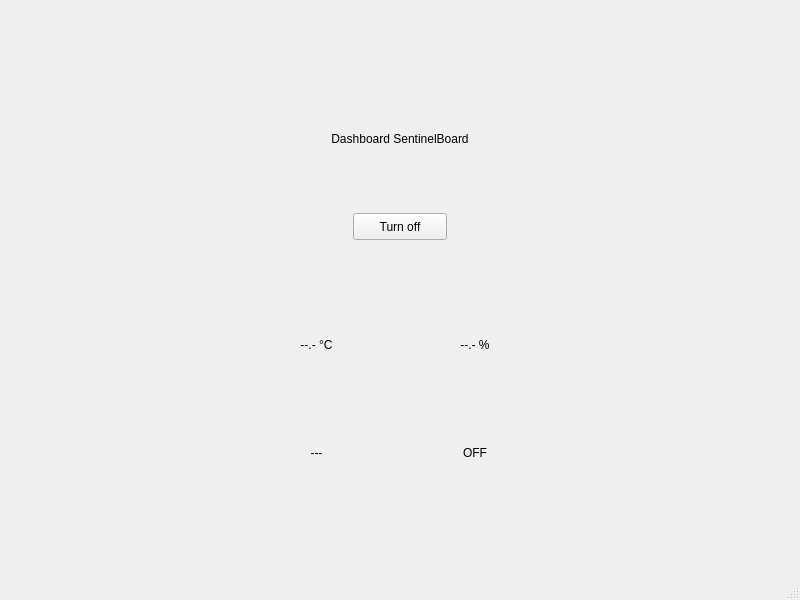
<?xml version="1.0" encoding="UTF-8"?>
<ui version="4.0">
 <class>MainWindow</class>
 <widget class="QMainWindow" name="MainWindow">
  <property name="geometry">
   <rect>
    <x>0</x>
    <y>0</y>
    <width>800</width>
    <height>600</height>
   </rect>
  </property>
  <property name="windowTitle">
   <string>MainWindow</string>
  </property>
  <widget class="QWidget" name="centralwidget">
   <widget class="QStackedWidget" name="stackedWidget">
    <property name="geometry">
     <rect>
      <x>0</x>
      <y>23</y>
      <width>800</width>
      <height>554</height>
     </rect>
    </property>
    <property name="currentIndex">
     <number>1</number>
    </property>
    <widget class="QWidget" name="pageStart">
     <widget class="QLabel" name="labelTitle">
      <property name="geometry">
       <rect>
        <x>0</x>
        <y>100</y>
        <width>800</width>
        <height>51</height>
       </rect>
      </property>
      <property name="text">
       <string>SentinelBoard</string>
      </property>
      <property name="textFormat">
       <enum>Qt::TextFormat::RichText</enum>
      </property>
      <property name="alignment">
       <set>Qt::AlignmentFlag::AlignCenter</set>
      </property>
     </widget>
     <widget class="QLabel" name="labelSubtitle">
      <property name="geometry">
       <rect>
        <x>0</x>
        <y>151</y>
        <width>800</width>
        <height>41</height>
       </rect>
      </property>
      <property name="text">
       <string>Push the button to start up the monitoring system!</string>
      </property>
      <property name="textFormat">
       <enum>Qt::TextFormat::PlainText</enum>
      </property>
      <property name="alignment">
       <set>Qt::AlignmentFlag::AlignCenter</set>
      </property>
     </widget>
     <widget class="QComboBox" name="comboPorts">
      <property name="geometry">
       <rect>
        <x>250</x>
        <y>257</y>
        <width>141</width>
        <height>26</height>
       </rect>
      </property>
     </widget>
     <widget class="QPushButton" name="btnRefreshPorts">
      <property name="geometry">
       <rect>
        <x>409</x>
        <y>257</y>
        <width>141</width>
        <height>26</height>
       </rect>
      </property>
      <property name="text">
       <string>Update Ports</string>
      </property>
     </widget>
     <widget class="QPushButton" name="btnStartSystem">
      <property name="geometry">
       <rect>
        <x>353</x>
        <y>307</y>
        <width>94</width>
        <height>26</height>
       </rect>
      </property>
      <property name="text">
       <string>Turn On</string>
      </property>
     </widget>
     <widget class="QLabel" name="labelStartupStatus">
      <property name="geometry">
       <rect>
        <x>0</x>
        <y>377</y>
        <width>800</width>
        <height>51</height>
       </rect>
      </property>
      <property name="text">
       <string>System off</string>
      </property>
      <property name="textFormat">
       <enum>Qt::TextFormat::PlainText</enum>
      </property>
      <property name="alignment">
       <set>Qt::AlignmentFlag::AlignCenter</set>
      </property>
     </widget>
    </widget>
    <widget class="QWidget" name="pageDashboard">
     <widget class="QLabel" name="labelDashboardTitle">
      <property name="geometry">
       <rect>
        <x>0</x>
        <y>90</y>
        <width>800</width>
        <height>51</height>
       </rect>
      </property>
      <property name="text">
       <string>Dashboard SentinelBoard</string>
      </property>
      <property name="alignment">
       <set>Qt::AlignmentFlag::AlignCenter</set>
      </property>
     </widget>
     <widget class="QPushButton" name="btnStopSystem">
      <property name="geometry">
       <rect>
        <x>353</x>
        <y>190</y>
        <width>94</width>
        <height>27</height>
       </rect>
      </property>
      <property name="text">
       <string>Turn off</string>
      </property>
     </widget>
     <widget class="QWidget" name="">
      <property name="geometry">
       <rect>
        <x>240</x>
        <y>270</y>
        <width>311</width>
        <height>211</height>
       </rect>
      </property>
      <layout class="QGridLayout" name="gridLayout">
       <item row="1" column="0">
        <widget class="QLabel" name="labelLight">
         <property name="text">
          <string>---</string>
         </property>
         <property name="alignment">
          <set>Qt::AlignmentFlag::AlignCenter</set>
         </property>
        </widget>
       </item>
       <item row="1" column="1">
        <widget class="QLabel" name="labelStatus">
         <property name="text">
          <string>OFF</string>
         </property>
         <property name="alignment">
          <set>Qt::AlignmentFlag::AlignCenter</set>
         </property>
        </widget>
       </item>
       <item row="0" column="1">
        <widget class="QLabel" name="labelHum">
         <property name="text">
          <string>--.- %</string>
         </property>
         <property name="alignment">
          <set>Qt::AlignmentFlag::AlignCenter</set>
         </property>
        </widget>
       </item>
       <item row="0" column="0">
        <widget class="QLabel" name="labelTemp">
         <property name="text">
          <string>--.- °C</string>
         </property>
         <property name="alignment">
          <set>Qt::AlignmentFlag::AlignCenter</set>
         </property>
        </widget>
       </item>
      </layout>
     </widget>
    </widget>
   </widget>
  </widget>
  <widget class="QMenuBar" name="menubar">
   <property name="geometry">
    <rect>
     <x>0</x>
     <y>0</y>
     <width>800</width>
     <height>23</height>
    </rect>
   </property>
  </widget>
  <widget class="QStatusBar" name="statusbar"/>
 </widget>
 <resources/>
 <connections/>
</ui>
